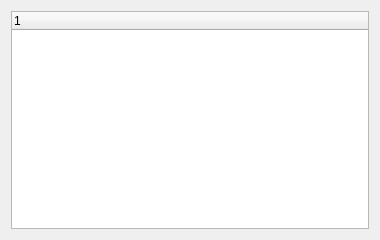
<?xml version="1.0" encoding="UTF-8"?>
<ui version="4.0"><class>Dialog</class><widget class="QDialog" name="Dialog"><property name="geometry"><rect><x>0</x><y>0</y><width>380</width><height>240</height></rect></property><property name="windowTitle"><string>#100 lists/185_tree_small</string></property><layout class="QVBoxLayout" name="verticalLayout"><property name="leftMargin"><number>11</number></property><property name="topMargin"><number>11</number></property><property name="rightMargin"><number>11</number></property><property name="bottomMargin"><number>11</number></property><property name="spacing"><number>6</number></property><item><widget class="QTreeWidget" name="tree"></widget></item></layout></widget></ui>
